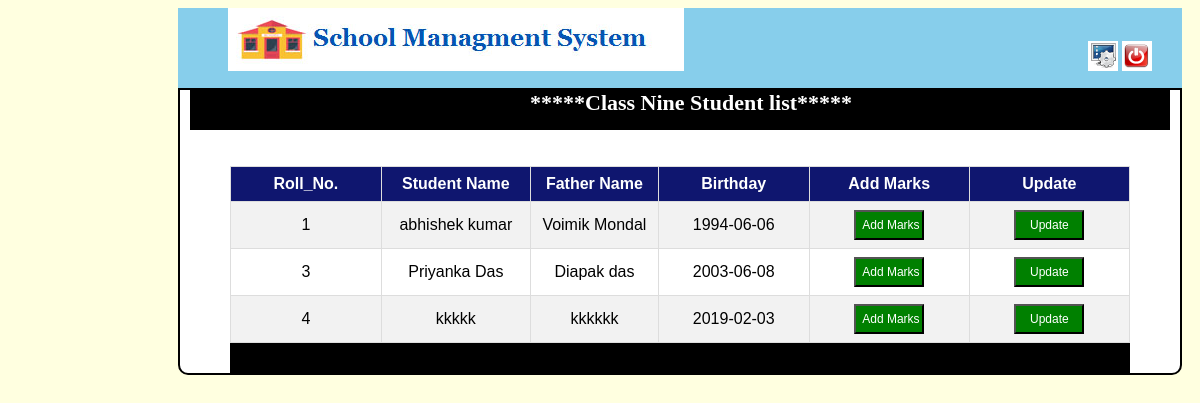
The app's page /result_class_nine.php with its own data.
### tables this page shows
CREATE TABLE `class_nine` (
  `id` int(11) NOT NULL,
  `sname` varchar(100) NOT NULL,
  `gender` varchar(25) NOT NULL,
  `fname` varchar(100) NOT NULL,
  `mname` varchar(100) NOT NULL,
  `address` text NOT NULL,
  `pin` int(8) NOT NULL,
  `mail` varchar(255) NOT NULL,
  `mobile` varchar(100) NOT NULL,
  `dob` varchar(100) NOT NULL,
  `age` varchar(10) NOT NULL,
  `school` varchar(255) NOT NULL,
  `tong` varchar(255) NOT NULL,
  `religian` varchar(100) NOT NULL,
  `income` varchar(100) NOT NULL,
  `bang` int(3) NOT NULL,
  `eng` int(3) NOT NULL,
  `math` int(3) NOT NULL,
  `phy` int(3) NOT NULL,
  `geo` int(3) NOT NULL,
  `his` int(3) NOT NULL,
  `total` int(10) NOT NULL,
  `date_time` varchar(100) NOT NULL
);

### result_class_nine.php (the view, shortened to what this page needs)
<!DOCTYPE html>
<html>
<head>
</head>
<body bgcolor="lightyellow">
	<div class="header_left">
		<a href="teachers_profile.php"><img src="headeta.png" class="header_img"></a>
		      <a href="change_pass.php" class="header_right"><img src="sett.png" ></a>
		<a href="logout.php"><img src="logout.png"></a>
	</div>
    <div class="body">
    	<div class="menu">
    		      <b class="header_text">  *****Class Nine Student list*****</b>
    	</div>  <br><br>
            <div class="form">
<div class="fm">
<table id="customers">
  <tr>
    <th>Roll_No.</th>
    <th>Student Name</th>
    <th>Father Name</th>
    <th>Birthday</th>
    <th>Add Marks</th>
    <th>Update</th>
  </tr>
  <?php
include "connection.php";
$qer=mysqli_query($conn,"select * from class_nine ");
while($res=mysqli_fetch_assoc($qer))
{
?>
  <tr>
    <td class="tdh"><?php echo $res['id'];  ?></td>
    <td class="tdh"><?php echo $res['sname'];  ?></td>
    <td class="tdh"><?php echo $res['fname'];  ?></td>
    <td class="tdh"><?php echo $res['dob'];  ?></td>
    <td class="tdh" style="text-align: center;">
        <a href="res_nine.php?id=<?php echo $res['id']; ?>">
        <input type="button" name="" value="Add Marks" class="tdb"></a></td>
     <td style=" text-align:  center;"><a href="result_nine_update.php?id=<?php echo $res['id']; ?>"><input " type="button" name="" value="Update" class="tdb"></a></td>
  </tr>
   <?php } ?>
</table>
  </div>
   <div class="admin"></div>
</div>
         </div>
</body>
</html>

### result_class_nine.php (style rules this page uses)
.header_left { height: 80px; width: 1004px; background-color: skyblue; margin-left: 170px; }
.header_img { margin-left: 50px; }
.header_right { margin-left: 400px; }
.body { width: 1000px; margin-left: 170px; border: 2px solid black; border-left: 2px solid black; border-right: 2px solid black; background-color: white; border-bottom-left-radius: 10px; border-bottom-right-radius: 10px; }
.menu { background-color: black; height: 40px; width: 980px; margin-left: 10px; }
.header_text { color: white; font-size: 22px; margin-left: 340px; }
.form { margin-left: 50px; }
b { font-size: 20px; font-weight: bold; color: blue; margin-left:30px; }
#customers { font-family: "Trebuchet MS", Arial, Helvetica, sans-serif; border-collapse: collapse; width: 100%; }
#customers td, #customers th { border: 1px solid #ddd; padding: 8px; }
#customers tr:nth-child(even) { background-color: #f2f2f2; }
#customers th { padding-top: 8px; padding-bottom: 8px; text-align: center; background-color: #0f166f; color: white; width: 20px; }
.fm { width: 900px; margin-left: 0px; }
.tdh { text-align: center; }
.tdb { text-align: center; height: 30px; width: 70px; font-size: 12px; cursor: pointer; background-color: green; color: white; }
.admin { height: 30px; width: 900px; background: black; margin-left: 0px; color: white; font-size: 20px; text-align: center; }

### records on screen
class_nine: id "1", sname "abhishek kumar", fname "Voimik Mondal", dob "1994-06-06"
class_nine: id "3", sname "Priyanka Das", fname "Diapak das", dob "2003-06-08"
class_nine: id "4", sname "kkkkk", fname "kkkkkk", dob "2019-02-03"
